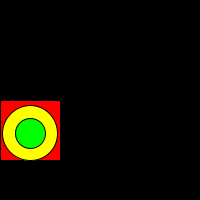
Frame 1 (no input)
Frame 60 (the mouse pressed at the canvas centre just before this capture): identical to frame 1, image omitted
Frame 120 (the mouse held since frame 60 and released just before this capture): identical to frame 1, image omitted

The Processing sketch that drew this single still picture (run headless with seeded random() and noise(); from frame 60 on, the mouse is pressed at the canvas centre):

// Processing sketch: processing_89859
// ── processing_89859.pde

void setup()
{
  size (200, 200);
}


void draw()
{
  //hi laura, this isnt working as intended, some minor errors with the function creation. 
  //I will email it to myself and work on it at home.
  
{
if((mouseX < 90  || mouseX > 110) && (mouseY< 90 || mouseY >110))
{
  background(155);
  drawImage(0,1);
  }
}

}



void drawImage(int x, int speed)
{
  background (0);
  fill (255, 0, 0);
  rect (x, height/2, 60, 60);
  fill (255, 255, 0);
  ellipse (x + 30, height/1.5, 55, 55);
  fill (0, 255, 0);
  ellipse (x + 30, height/1.5, 30, 30);
  x = x + speed;
  if (x + 10 > width/2 && x < 0)
  {
    speed = speed* -1;
  }
  else
  {
    speed = speed + 1;
  }
 
}
